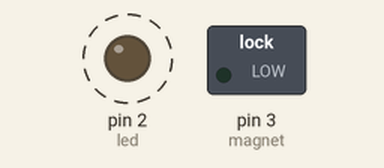
Bench run of a sketch on a simulated Arduino Uno, built with avr-gcc and run on an emulated ATmega328P. On the bench: switched loads named in the sketch (green lamp = pin HIGH), output pins drawn as LEDs (lit = HIGH). Dashed ring = blinking.

Above: at 0.3 s.
Timing chart, 0 to 3.0 s (numbered marks = the images above):
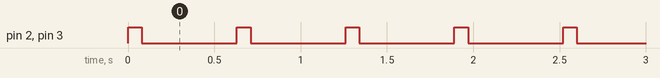

The sketch:

newtons_cradle.ino
```cpp
/*
really really bored
*/
const int led = 2;
const int magnet = 3;

void setup() {
  pinMode(led, OUTPUT);
  pinMode(magnet, OUTPUT);
}

void loop() {
  digitalWrite(led, HIGH);    //turn on LED
  digitalWrite(magnet, HIGH); //turn on electromagnet for 80ms
  delay(80);
  digitalWrite(led, LOW);     //turn off LED
  digitalWrite(magnet, LOW);  //turn off electromagnet for 550ms
  delay(550);
}
```

Measured:
- by itself, pin 2 (led), pin 3 (magnet): alternates HIGH for 0.08 s and LOW for 0.55 s
